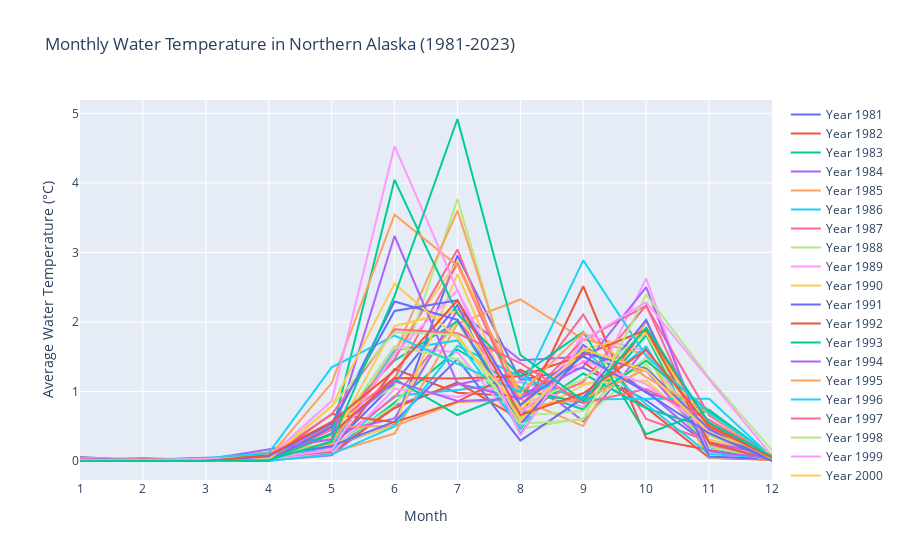

Source (notebook cell):
### Markdown cell above
### Plotting without 1980

### Code cell
import xarray as xr
import plotly.graph_objects as go
import os
import pandas as pd

# Base directory where the NetCDF files are stored
data_dir = '/Users/casey/Desktop/blue-dot/data/raw'

# Months (1 through 12)
months = list(range(1, 13))

# Initialize DataFrame for water temperature
df_water_temp = pd.DataFrame(columns=months, index=range(1981, 2024))

# Latitude and longitude bounds for Northern Alaska
lat_bounds = [64, 71]
lon_bounds = [-168, -141]

# Process each file in the directory
for file_name in os.listdir(data_dir):
    if file_name.endswith('.nc4'):
        # Extract year and month from file name
        parts = file_name.split('.')
        date_part = parts[-2]  # Format 'YYYYMM'
        year = int(date_part[:4])
        month = int(date_part[4:6])

        # Skip the year 1980
        if year == 1980:
            continue

        file_path = os.path.join(data_dir, file_name)
        ds = xr.open_dataset(file_path)

        # Extract 'Var_TSKINWTR' for Northern Alaska region
        water_temp = ds['Var_TSKINWTR'].sel(lat=slice(*lat_bounds), lon=slice(*lon_bounds))

        # Compute average water temperature for the month and store in the DataFrame
        df_water_temp.at[year, month] = water_temp.mean().values
        ds.close()

# Transpose the DataFrame for plotting
df_water_temp = df_water_temp.T

# Create a figure for plotting
fig = go.Figure()

# Add lines for each year (excluding 1980)
for year in df_water_temp.columns:
    fig.add_trace(go.Scatter(x=months, y=df_water_temp[year], mode='lines', name=f'Year {year}'))

# Update layout
fig.update_layout(
    title='Monthly Water Temperature in Northern Alaska (1981-2023)',
    xaxis=dict(title='Month', tickmode='array', tickvals=months),
    yaxis=dict(title='Average Water Temperature (°C)'),
    #template='plotly_dark'
)

fig.show()

### Figure 1 — Plotly figure (JSON) as saved in the notebook; plotly's stock layout.template omitted (floating-point values rounded to 4 significant figures)
{"data": [{"mode": "lines", "name": "Year 1981", "type": "scatter", "x": [1, 2, 3, 4, 5, 6, 7, 8, 9, 10, 11, 12], "y": [0.05593, 0.006546, 0.03896, 0.06881, 0.2104, 0.5221, 2.953, 1.165, 1.341, 0.8737, 0.2331, 0.06402]}, {"mode": "lines", "name": "Year 1982", "type": "scatter", "x": [1, 2, 3, 4, 5, 6, 7, 8, 9, 10, 11, 12], "y": [0.01037, 0.02397, 0.005356, 0.01587, 0.1499, 1.323, 0.9815, 0.9325, 1.424, 0.768, 0.0458, 0.01274]}, {"mode": "lines", "name": "Year 1983", "type": "scatter", "x": [1, 2, 3, 4, 5, 6, 7, 8, 9, 10, 11, 12], "y": [0.01022, 0.007656, 0.007409, 0.06751, 0.1481, 0.8398, 1.604, 1.055, 0.7409, 1.811, 0.04512, 0.02454]}, {"mode": "lines", "name": "Year 1984", "type": "scatter", "x": [1, 2, 3, 4, 5, 6, 7, 8, 9, 10, 11, 12], "y": [0.009715, 0.008741, 0.00966, 0.007449, 0.08045, 0.7978, 1.099, 1.281, 0.5694, 1.624, 0.2279, 0.01794]}, {"mode": "lines", "name": "Year 1985", "type": "scatter", "x": [1, 2, 3, 4, 5, 6, 7, 8, 9, 10, 11, 12], "y": [0.008356, 0.01031, 0.003966, 0.008009, 0.1169, 0.3949, 1.972, 2.323, 1.751, 1.534, 0.04939, 0.02442]}, {"mode": "lines", "name": "Year 1986", "type": "scatter", "x": [1, 2, 3, 4, 5, 6, 7, 8, 9, 10, 11, 12], "y": [0.01471, 0.004902, 0.005834, 0.01439, 0.1556, 0.936, 1.021, 1.136, 0.9197, 1.647, 0.1985, 0.022]}, {"mode": "lines", "name": "Year 1987", "type": "scatter", "x": [1, 2, 3, 4, 5, 6, 7, 8, 9, 10, 11, 12], "y": [0.012, 0.01175, 0.0162, 0.038, 0.2419, 0.9152, 2.031, 0.9034, 2.106, 0.6052, 0.2838, 0.006924]}, {"mode": "lines", "name": "Year 1988", "type": "scatter", "x": [1, 2, 3, 4, 5, 6, 7, 8, 9, 10, 11, 12], "y": [0.01342, 0.02163, 0.0239, 0.07409, 0.2015, 0.7992, 2.013, 0.4607, 0.6123, 1.395, 0.1463, 0.0177]}, {"mode": "lines", "name": "Year 1989", "type": "scatter", "x": [1, 2, 3, 4, 5, 6, 7, 8, 9, 10, 11, 12], "y": [0.01989, 0.03162, 0.0277, 0.0682, 0.1889, 1.646, 1.565, 0.4786, 1.821, 1.582, 0.295, 0.03242]}, {"mode": "lines", "name": "Year 1990", "type": "scatter", "x": [1, 2, 3, 4, 5, 6, 7, 8, 9, 10, 11, 12], "y": [0.006084, 0.002899, 0.01354, 0.02116, 0.2801, 1.583, 2.867, 0.9242, 1.115, 1.156, 0.3649, 0.02879]}, {"mode": "lines", "name": "Year 1991", "type": "scatter", "x": [1, 2, 3, 4, 5, 6, 7, 8, 9, 10, 11, 12], "y": [0.01622, 0.01329, 0.01048, 0.03465, 0.2122, 1.121, 2.243, 0.3886, 1.668, 0.9838, 0.7262, 0.06151]}, {"mode": "lines", "name": "Year 1992", "type": "scatter", "x": [1, 2, 3, 4, 5, 6, 7, 8, 9, 10, 11, 12], "y": [0.01668, 0.01362, 0.005016, 0.03915, 0.1247, 0.7622, 1.129, 0.597, 2.513, 0.3294, 0.1587, 0.01854]}, {"mode": "lines", "name": "Year 1993", "type": "scatter", "x": [1, 2, 3, 4, 5, 6, 7, 8, 9, 10, 11, 12], "y": [0.01973, 0.03804, 0.01068, 0.05295, 0.5027, 1.447, 2.01, 0.6428, 1.258, 0.7589, 0.4735, 0.03954]}, {"mode": "lines", "name": "Year 1994", "type": "scatter", "x": [1, 2, 3, 4, 5, 6, 7, 8, 9, 10, 11, 12], "y": [0.02131, 0.02297, 0.02168, 0.03398, 0.4, 0.613, 2.177, 1.448, 1.501, 1.011, 0.2319, 0.005918]}, {"mode": "lines", "name": "Year 1995", "type": "scatter", "x": [1, 2, 3, 4, 5, 6, 7, 8, 9, 10, 11, 12], "y": [0.01373, 0.006383, 0.008209, 0.02865, 0.4896, 0.5033, 0.845, 0.8899, 0.5025, 2.007, 0.3088, 0.05604]}, {"mode": "lines", "name": "Year 1996", "type": "scatter", "x": [1, 2, 3, 4, 5, 6, 7, 8, 9, 10, 11, 12], "y": [0.02351, 0.007186, 0.01827, 0.0335, 0.2168, 1.591, 1.734, 0.4617, 1.608, 0.8167, 0.1004, 0.04275]}, {"mode": "lines", "name": "Year 1997", "type": "scatter", "x": [1, 2, 3, 4, 5, 6, 7, 8, 9, 10, 11, 12], "y": [0.007827, 0.007265, 0.003436, 0.03298, 0.45, 1.466, 3.042, 0.7382, 1.139, 2.237, 0.231, 0.07906]}, {"mode": "lines", "name": "Year 1998", "type": "scatter", "x": [1, 2, 3, 4, 5, 6, 7, 8, 9, 10, 11, 12], "y": [0.01838, 0.007558, 0.04343, 0.06525, 0.5255, 1.075, 3.767, 0.6512, 0.7192, 1.489, 0.3691, 0.05702]}, {"mode": "lines", "name": "Year 1999", "type": "scatter", "x": [1, 2, 3, 4, 5, 6, 7, 8, 9, 10, 11, 12], "y": [0.0361, 0.01121, 0.01349, 0.02503, 0.1032, 1.037, 0.9204, 1.148, 0.7734, 2.626, 0.05614, 0.03154]}, {"mode": "lines", "name": "Year 2000", "type": "scatter", "x": [1, 2, 3, 4, 5, 6, 7, 8, 9, 10, 11, 12], "y": [0.01131, 0.007034, 0.02047, 0.04831, 0.2347, 0.507, 2.687, 0.6096, 1.09, 1.343, 0.2976, 0.04918]}, {"mode": "lines", "name": "Year 2001", "type": "scatter", "x": [1, 2, 3, 4, 5, 6, 7, 8, 9, 10, 11, 12], "y": [0.01726, 0.02595, 0.0309, 0.07165, 0.2153, 0.5666, 1.466, 0.2933, 0.9073, 2.03, 0.06379, 0.02587]}, {"mode": "lines", "name": "Year 2002", "type": "scatter", "x": [1, 2, 3, 4, 5, 6, 7, 8, 9, 10, 11, 12], "y": [0.01654, 0.01419, 0.04664, 0.02583, 0.6763, 0.5587, 0.8537, 1.316, 0.8329, 1.891, 0.5322, 0.06315]}, {"mode": "lines", "name": "Year 2003", "type": "scatter", "x": [1, 2, 3, 4, 5, 6, 7, 8, 9, 10, 11, 12], "y": [0.01706, 0.01291, 0.024, 0.1138, 0.377, 1.18, 0.661, 1.02, 0.8396, 1.442, 0.7208, 0.03427]}, {"mode": "lines", "name": "Year 2004", "type": "scatter", "x": [1, 2, 3, 4, 5, 6, 7, 8, 9, 10, 11, 12], "y": [0.02536, 0.01615, 0.01195, 0.06024, 0.3753, 1.145, 0.8628, 0.899, 1.558, 1.299, 0.2648, 0.09005]}, {"mode": "lines", "name": "Year 2005", "type": "scatter", "x": [1, 2, 3, 4, 5, 6, 7, 8, 9, 10, 11, 12], "y": [0.0451, 0.02414, 0.01973, 0.1264, 0.2526, 1.542, 3.601, 0.7643, 0.8948, 1.323, 0.468, 0.02907]}, {"mode": "lines", "name": "Year 2006", "type": "scatter", "x": [1, 2, 3, 4, 5, 6, 7, 8, 9, 10, 11, 12], "y": [0.0341, 0.0112, 0.02819, 0.0008328, 0.09618, 0.4978, 1.656, 1.212, 0.8858, 0.8968, 0.8967, 0.05302]}, {"mode": "lines", "name": "Year 2007", "type": "scatter", "x": [1, 2, 3, 4, 5, 6, 7, 8, 9, 10, 11, 12], "y": [0.001715, 0.00623, 6.555e-07, 0.0221, 0.5044, 1.196, 2.845, 0.7985, 1.743, 2.231, 0.6571, 0.05659]}, {"mode": "lines", "name": "Year 2008", "type": "scatter", "x": [1, 2, 3, 4, 5, 6, 7, 8, 9, 10, 11, 12], "y": [3.725e-05, -2.668e-05, 0.0007965, 0.01189, 0.3603, 1.65, 1.46, 0.8028, 1.173, 1.834, 0.2089, 0.006511]}, {"mode": "lines", "name": "Year 2009", "type": "scatter", "x": [1, 2, 3, 4, 5, 6, 7, 8, 9, 10, 11, 12], "y": [0.001532, 0.001676, 0.0001184, 0.04383, 0.1537, 1.542, 2.455, 0.692, 1.442, 1.106, 0.4336, 0.004953]}, {"mode": "lines", "name": "Year 2010", "type": "scatter", "x": [1, 2, 3, 4, 5, 6, 7, 8, 9, 10, 11, 12], "y": [-3.413e-05, 0.0005499, 0.0001463, 0.01359, 0.2911, 1.942, 2.161, 0.5753, 1.605, 1.841, 0.4507, 0.0224]}, {"mode": "lines", "name": "Year 2011", "type": "scatter", "x": [1, 2, 3, 4, 5, 6, 7, 8, 9, 10, 11, 12], "y": [0.001619, 6.017e-05, 0.0003242, 0.008707, 0.4871, 2.294, 2.032, 0.529, 1.553, 1.33, 0.4567, 0.004954]}, {"mode": "lines", "name": "Year 2012", "type": "scatter", "x": [1, 2, 3, 4, 5, 6, 7, 8, 9, 10, 11, 12], "y": [0.003479, 0.0003721, 0.0003083, 0.009838, 0.3882, 1.195, 1.186, 1.22, 1.519, 1.887, 0.2669, 0.007251]}, {"mode": "lines", "name": "Year 2013", "type": "scatter", "x": [1, 2, 3, 4, 5, 6, 7, 8, 9, 10, 11, 12], "y": [0.008174, 0.0006824, 0.00161, 0.01088, 0.3881, 4.044, 2.116, 1.223, 1.858, 0.3858, 0.7339, 0.06553]}, {"mode": "lines", "name": "Year 2014", "type": "scatter", "x": [1, 2, 3, 4, 5, 6, 7, 8, 9, 10, 11, 12], "y": [0.02757, 0.01681, 0.02154, 0.1639, 0.3119, 3.236, 1.114, 0.8979, 1.358, 2.502, 0.1391, 0.0382]}, {"mode": "lines", "name": "Year 2015", "type": "scatter", "x": [1, 2, 3, 4, 5, 6, 7, 8, 9, 10, 11, 12], "y": [0.005333, 0.006961, 0.001481, 0.05069, 1.12, 3.542, 2.809, 0.9816, 1.849, 1.207, 0.6854, 0.01598]}, {"mode": "lines", "name": "Year 2016", "type": "scatter", "x": [1, 2, 3, 4, 5, 6, 7, 8, 9, 10, 11, 12], "y": [0.005177, 0.002218, 0.04382, 0.1144, 1.348, 1.803, 1.397, 0.9933, 2.885, 1.513, 0.6902, 0.07188]}, {"mode": "lines", "name": "Year 2017", "type": "scatter", "x": [1, 2, 3, 4, 5, 6, 7, 8, 9, 10, 11, 12], "y": [0.0294, 0.005285, 0.001211, 0.06397, 0.672, 1.894, 1.836, 1.408, 0.835, 1.035, 0.5904, 0.06222]}, {"mode": "lines", "name": "Year 2018", "type": "scatter", "x": [1, 2, 3, 4, 5, 6, 7, 8, 9, 10, 11, 12], "y": [0.01231, 0.006361, 0.00103, 0.05223, 0.7867, 1.855, 1.814, 0.5362, 0.593, 2.389, 1.199, 0.1514]}, {"mode": "lines", "name": "Year 2019", "type": "scatter", "x": [1, 2, 3, 4, 5, 6, 7, 8, 9, 10, 11, 12], "y": [0.002728, 0.01103, 0.03309, 0.0536, 0.8619, 4.528, 2.458, 0.3677, 1.74, 2.283, 1.174, 0.07286]}, {"mode": "lines", "name": "Year 2020", "type": "scatter", "x": [1, 2, 3, 4, 5, 6, 7, 8, 9, 10, 11, 12], "y": [0.0003495, 3.283e-05, 0.003443, 0.02135, 0.7857, 2.551, 1.768, 0.7474, 1.61, 1.306, 0.4051, 0.105]}, {"mode": "lines", "name": "Year 2021", "type": "scatter", "x": [1, 2, 3, 4, 5, 6, 7, 8, 9, 10, 11, 12], "y": [0.0002836, 1.886e-05, -4.83e-06, 0.06831, 0.5408, 2.157, 2.31, 0.8057, 1.512, 0.9852, 0.3986, 0.003833]}, {"mode": "lines", "name": "Year 2022", "type": "scatter", "x": [1, 2, 3, 4, 5, 6, 7, 8, 9, 10, 11, 12], "y": [0.0001904, 0.002678, 0.00126, 0.0842, 0.5626, 1.296, 2.311, 0.6599, 0.974, 1.6, 0.4979, 0.04744]}, {"mode": "lines", "name": "Year 2023", "type": "scatter", "x": [1, 2, 3, 4, 5, 6, 7, 8, 9, 10, 11, 12], "y": [0.0006476, 2.872e-05, 0.004475, 0.01489, 0.2796, 2.375, 4.919, 1.526, 0.8642, 1.918, 0.5511, 0.07086]}], "layout": {"title": {"text": "Monthly Water Temperature in Northern Alaska (1981-2023)"}, "xaxis": {"tickmode": "array", "tickvals": [1, 2, 3, 4, 5, 6, 7, 8, 9, 10, 11, 12], "title": {"text": "Month"}}, "yaxis": {"title": {"text": "Average Water Temperature (°C)"}}}}
